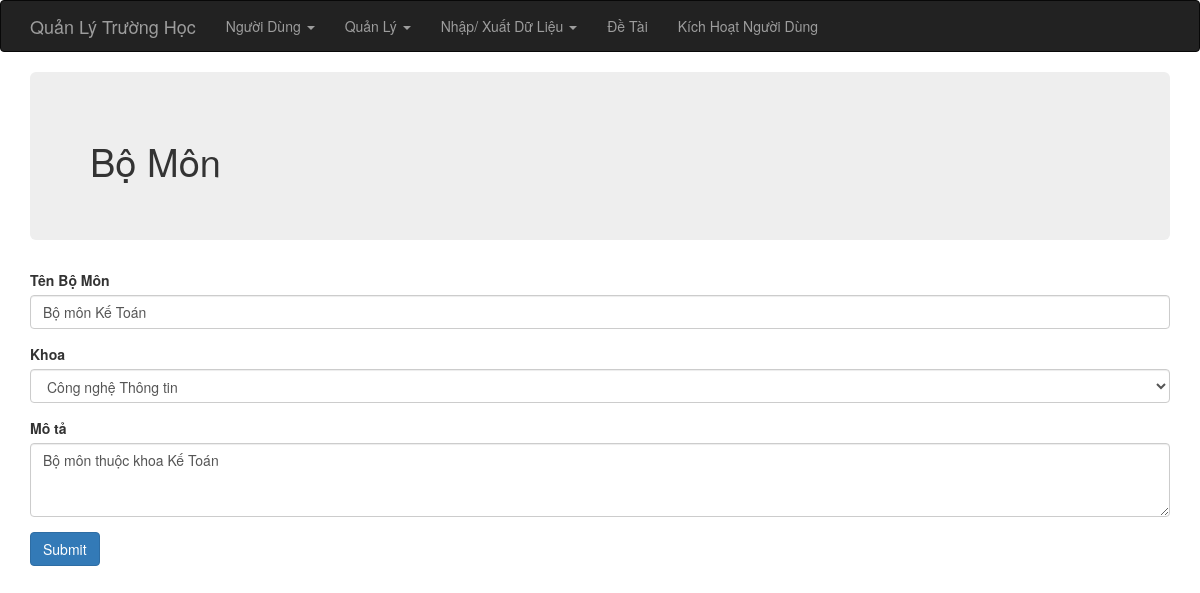
Screenshot of /index.php?op=bomon_edit&id=3 (signed in) with the database file from the repository.
### tables this page shows
CREATE TABLE IF NOT EXISTS `bo_mon` (
  `id` int(6) unsigned NOT NULL AUTO_INCREMENT,
  `ten_mon` varchar(255) NOT NULL,
  `mota` text,
  `khoa_id` int(6) DEFAULT NULL,
  PRIMARY KEY (`id`)
);

CREATE TABLE IF NOT EXISTS `khoa` (
  `id` int(6) unsigned NOT NULL AUTO_INCREMENT,
  `ten_khoa` varchar(255) NOT NULL,
  PRIMARY KEY (`id`)
);

### index.php (called while the page is built, shortened)
<?php
require_once 'controller/IndexController.php';
$controller = new IndexController();
$controller->handleRequest();
?>

### model/KhoaGateway.php (called while the page is built, shortened)
<?php
class KhoaGateway {
    public function selectAll($order, $start, $limit) {
        $dbOrder =  mysql_real_escape_string($order);
        $dbres = mysql_query("SELECT * FROM khoa ORDER BY $dbOrder ASC limit {$start},{$limit}");
        $data = array();
        while ( ($obj = mysql_fetch_object($dbres)) != NULL ) {
            $data[] = $obj;
        }
        return $data;
    }
}
?>

### model/KhoaService.php (called while the page is built, shortened)
<?php
require_once 'model/KhoaGateway.php';
class KhoaService {
    private $index = NULL;
    private $khoaGateway    = NULL;
    public function __construct() {
        $this->index = new IndexService();
        $this->khoaGateway = new KhoaGateway();
    }
    public function getAll($order, $start, $limit) {
        try {
            $this->index->openDb();
            $res = $this->khoaGateway->selectAll($order, $start, $limit);
            $this->index->closeDb();
            return $res;
        } catch (Exception $e) {
            $this->index->closeDb();
            throw $e;
        }
    }
}
?>

### model/BoMonGateway.php (called while the page is built, shortened)
<?php
class BoMonGateway {
    public function selectById($id) {
        $dbId = mysql_real_escape_string($id);
        $dbres = mysql_query("SELECT * FROM bo_mon WHERE id=$dbId");
        return mysql_fetch_object($dbres);
    }
}
?>

### model/BoMonService.php (called while the page is built, shortened)
<?php
require_once 'model/BoMonGateway.php';
class BoMonService {
    private $index = NULL;
    private $bomonGateway    = NULL;
    public function __construct() {
        $this->index = new IndexService();
        $this->bomonGateway = new bomonGateway();
    }
    public function getId($id) {
        try {
            $this->index->openDb();
            $res = $this->bomonGateway->selectById($id);
            $this->index->closeDb();
            return $res;
        } catch (Exception $e) {
            $this->index->closeDb();
            throw $e;
        }
        return $this->contactsGateway->find($id);
    }
}
?>

### view/bomon/form.php (the view, shortened to what this page needs)
<?php require_once(realpath($_SERVER["DOCUMENT_ROOT"]) .'/school/view/include/header.php');?>
<div class="container">
    <div class="jumbotron">
        <h1>Bộ môn</h1>
    </div>
    <form method="POST" action="">
        <div class="form-group">
            <label for="name">Tên Bộ Môn</label>
            <input type="text" name="tenmon" class="form-control" value="<?php if (isset($data)) echo $data->ten_mon; ?>"/>
        </div>
        <div class="form-group">
            <label for="name">Khoa</label>
            <select name="khoa" id="" class="form-control">
                <?php foreach ($khoaList as $khoa) :?>
                    <option <?php if (isset($data)) { if ($data->khoa_id == $khoa->id) {echo 'selected';} } ?> value="<?php echo $khoa->id; ?>"><?php echo $khoa->ten_khoa; ?></option>
                <?php endforeach; ?>
            </select>
        </div>
        <div class="form-group">
            <label for="phone">Mô tả</label><br/>
            <textarea name="mota" class="form-control" rows="3"><?php if (isset($data)) echo $data->mota; ?></textarea>
        </div>
        <input type="submit" value="Submit" class="btn btn-primary"/>
    </form>
</div>
<?php require_once(realpath($_SERVER["DOCUMENT_ROOT"]) .'/school/view/include/footer.php');?>

### libs/css/style.css (style rules this page uses)
html, body { height: 100%; }
.jumbotron h1 { text-transform: capitalize; font-size: 38px; }
.page-wrap .container { background: #fff; }

### rows the page displays
bo_mon: tenmon "Bộ môn Kế Toán", khoa "Công nghệ Thông tin", mota "Bộ môn thuộc khoa Kế Toán"
